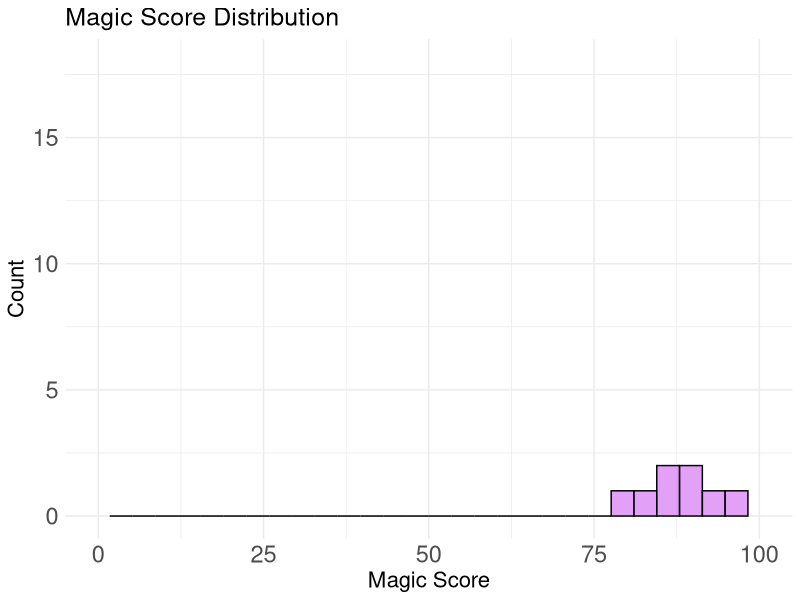

Here is the R script that generated this plot: (Note: this script raises an error after producing the figure.)
# 🔮 Day 3 - Spell 8D: Team Project - Magic School Mystery (uses magic_school_grades.csv)

########################################################
# 🧰 Load tools and data

library(dplyr)
library(ggplot2)
library(gridExtra)
school_data <- read.csv("../datasets/magic_school_grades.csv")

print("🔍 Evidence loaded from magic_school_grades.csv")
head(school_data)

########################################################
# 🎯 Your missions (pick one or more)
# 1) What's the distribution of scores for each subject? (3 histograms)
# 2) Do people who have a pet have better magic scores?
# 3) Is there a relationship between potion score and flying score? (scatter plot)

########################################################
# 1) What's the distribution of scores for each subject? (3 histograms)

# TODO: Fill in the ... below to solve the mysteries!

# Create 3 histograms stacked on top of each other
# Magic score
magic_hist <- ggplot(school_data, aes(x = magic_score)) +
  geom_histogram(fill = "#d578f2fc", color = "black", alpha = 0.7) +
  labs(title = "Magic Score Distribution", x = "Magic Score", y = "Count")+
  xlim(0, 100) +
  ylim(0, 18) +
  theme_minimal() +
  theme(text = element_text(size = 14),
        plot.title = element_text(size = 18),
        axis.title = element_text(size = 16),
        axis.text = element_text(size = 17))

# Potion score
potion_hist <- ggplot(school_data, aes(x = ...)) +
  geom_histogram(fill = "#87d31d", color = "black", alpha = 0.7) +
  labs(title = "Potion Score Distribution", x = "Potion Score", y = "Count")+
  xlim(0, 100) +
  ylim(0, 18) +
  theme_minimal() +
  theme(text = element_text(size = 14),
        plot.title = element_text(size = 18),
        axis.title = element_text(size = 16),
        axis.text = element_text(size = 17))

# Flying score
flying_hist <- ggplot(school_data, aes(x = ...)) +
  geom_histogram(fill = "#58c4ef", color = "black", alpha = 0.7) +
  labs(title = "Flying Score Distribution", x = "Flying Score", y = "Count")+
  xlim(0, 100) +
  ylim(0, 18) +
  theme_minimal() +
  theme(text = element_text(size = 14),
        plot.title = element_text(size = 18),
        axis.title = element_text(size = 16),
        axis.text = element_text(size = 17))

# Arrange the three histograms in a 3x1 grid (3 rows, 1 column)
grid_plot <- grid.arrange(magic_hist, potion_hist, flying_hist, nrow = 3, ncol = 1)
print(grid_plot)

########################################################
# 2) Do people who have a pet have better magic scores?

# TODO: Fill in the ... below to solve the mysteries!

# Compare magic scores between pet owners and non-pet owners
pet_comparison <- school_data %>%
  group_by(has_pet) %>%
  summarize(avg_magic = mean(magic_score), count = n())
print(pet_comparison)

# Method 1: Two histograms stacked on top of each other using 2x1 grid
# Filter data for pet owners
pet_owners <- school_data %>% filter(has_pet == TRUE)
non_pet_owners <- school_data %>% filter(has_pet == FALSE)

# Histogram for pet owners
pet_hist <- ggplot(pet_owners, aes(x = magic_score)) +
  geom_histogram(fill = "#87ceeb", color = "black", alpha = 0.7) +
  labs(title = "Magic Scores: Pet Owners", x = "Magic Score", y = "Count") +
  xlim(10, 100) +
  ylim(0, 18) +
  theme_minimal() +
  theme(text = element_text(size = 14),
        plot.title = element_text(size = 18),
        axis.title = element_text(size = 16),
        axis.text = element_text(size = 17))

# Histogram for non-pet owners
no_pet_hist <- ggplot(non_pet_owners, aes(x = ...)) +
  geom_histogram(fill = "#ffb6c1", color = "black", alpha = 0.7) +
  labs(title = "Magic Scores: Non-Pet Owners", x = "Magic Score", y = "Count") +
  xlim(0, 100) +
  ylim(0, 18) +
  theme_minimal() +
  theme(text = element_text(size = 14),
        plot.title = element_text(size = 18),
        axis.title = element_text(size = 16),
        axis.text = element_text(size = 17))

# Arrange histograms in 2x1 grid
hist_grid <- grid.arrange(pet_hist, no_pet_hist, nrow = 2, ncol = 1)
print(hist_grid)



# Method 2: Bar plot showing average magic scores
avg_plot <- ggplot(pet_comparison, aes(x = has_pet, y = avg_magic, fill = has_pet)) +
  geom_col(color = "black", alpha = 0.8) +
  labs(title = "Average Magic Scores: Pet Owners vs Non-Pet Owners", 
       x = "Has Pet", y = "Average Magic Score", fill = "Has Pet") +
  theme_minimal() +
  theme(text = element_text(size = 14),
        plot.title = element_text(size = 18),
        axis.title = element_text(size = 16),
        axis.text = element_text(size = 17))
print(avg_plot)

########################################################
# 3) Is there a relationship between potion score and flying score? (scatter plot)

# TODO: Fill in the ... below to solve the mysteries!

# Create scatter plot to see relationship
pf_scatter <- ggplot(school_data, aes(x = ..., y = ..., color = house)) +
  geom_point(size = 4, alpha = 0.7) +
  labs(title = "Potion vs Flying Scores",
       x = "Potion Score", y = "Flying Score", color = "House") +
  xlim(70, 100) +
  ylim(55, 100) +
  theme_minimal() +
  theme(text = element_text(size = 16),
        plot.title = element_text(size = 20),
        axis.title = element_text(size = 18),
        axis.text = element_text(size = 19))
print(pf_scatter)

########################################################
# ✨ Challenge (from scratch)
# Students from which house has the best score on average?
# Hint: Calculate overall average score for each house and compare them!
# You'll need to use group_by(), summarize(), and maybe mutate() to create an overall score first.

